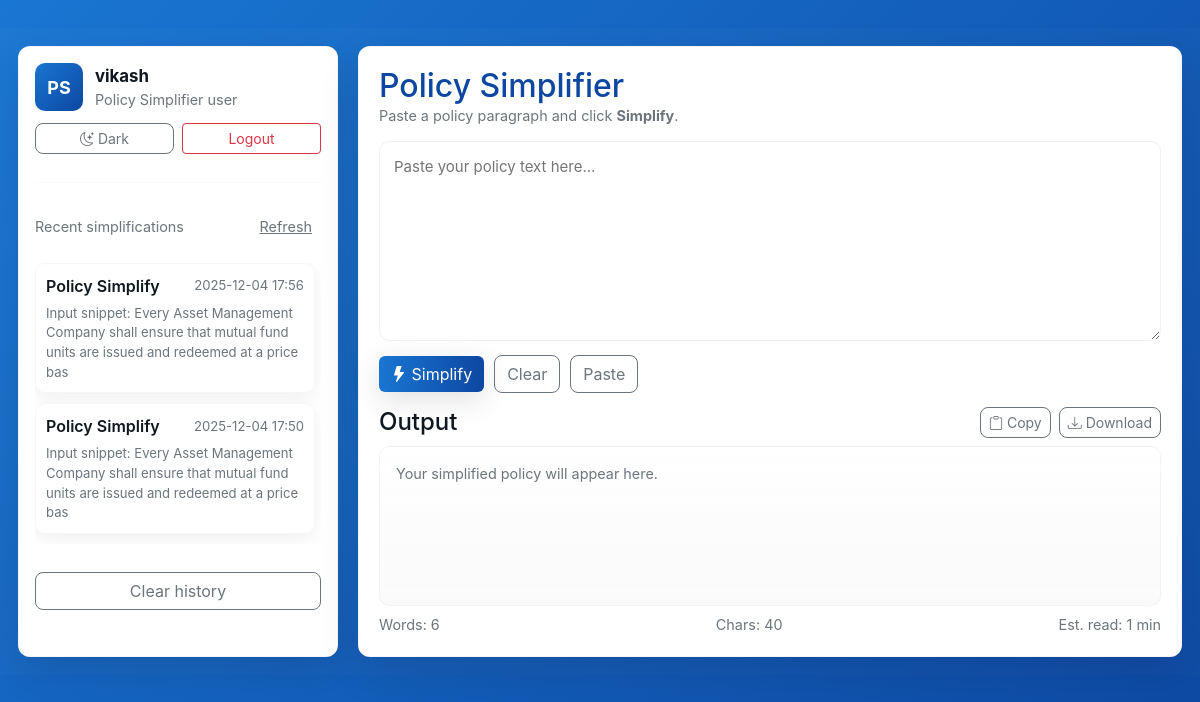
The page /index (signed in) on the database its author committed.
### app.py (models this page shows)
class User(db.Model):
    id = db.Column(db.Integer, primary_key=True)
    username = db.Column(db.String(150), unique=True, nullable=False)
    email = db.Column(db.String(150), unique=True, nullable=False)
    password_hash = db.Column(db.String(256), nullable=False)
    reset_token = db.Column(db.String(256), nullable=True)
    is_admin = db.Column(db.Boolean, default=False)
    activities = db.relationship('Activity', backref='user', lazy='dynamic')

class Activity(db.Model):
    id = db.Column(db.Integer, primary_key=True)
    user_id = db.Column(db.Integer, db.ForeignKey('user.id'), nullable=True)
    action = db.Column(db.String(100), nullable=False)
    details = db.Column(db.Text, nullable=True)
    ip_address = db.Column(db.String(64), nullable=True)
    timestamp = db.Column(db.DateTime, default=datetime.utcnow, index=True)

### app.py (the view, shortened to what this page needs)
@app.route('/index', methods=['GET', 'POST'])
def index():
    if "username" not in session:
        flash("Login required.", "danger")
        return redirect(url_for('login'))
    output = ""
    user_activities = []
    username = session.get('username')
    user = User.query.filter_by(username=username).first() if username else None
    if user:
        user_activities = Activity.query.filter(
            Activity.user_id == user.id,
            Activity.action.in_(["policy_simplify", "policy_simplify_anonymous"])
        ).order_by(Activity.timestamp.desc()).limit(10).all()
    return render_template("index.html", output=output, activities=user_activities, username=username)

### templates/index.html (shortened to what this page needs)
<!doctype html>
<html lang="en">
<head>
  <link href="https://cdn.jsdelivr.net/npm/bootstrap@5.3.0-alpha3/dist/css/bootstrap.min.css" rel="stylesheet">
  <link href="https://cdn.jsdelivr.net/npm/bootstrap-icons@1.10.5/font/bootstrap-icons.css" rel="stylesheet">
</head>
<body class="light-mode">
  <div class="app-wrap container-fluid">
    <aside class="sidebar">
      <div class="brand">
        <div class="logo">PS</div>
        <div>
          <div class="username">{{ username or 'Guest' }}</div>
          <div class="small-muted">Policy Simplifier user</div>
        </div>
      </div>
      <div class="d-flex gap-2">
        <button id="themeToggle" class="btn btn-sm btn-outline-secondary w-100" title="Toggle theme">
        </button>
        <a href="{{ url_for('logout') }}" class="btn btn-sm btn-outline-danger w-100">Logout</a>
      </div>
      <hr style="border-color: rgba(0,0,0,0.06)">
      <div class="d-flex justify-content-between align-items-center">
        <div class="small-muted">Recent simplifications</div>
        <button id="refreshActs" class="btn btn-sm btn-link muted">Refresh</button>
      </div>
      <div class="activity-list mt-2" id="activityList">
        {% if activities and activities|length > 0 %}
          {% for act in activities %}
          <div class="act-item" tabindex="0" data-details="{{ act.details|e }}" data-timestamp="{{ act.timestamp }}" data-action="{{ act.action }}">
            <div style="display:flex;justify-content:space-between;align-items:center;">
              <div style="font-weight:600;">{{ act.action.replace('_',' ').title() }}</div>
              <div class="act-meta">{{ act.timestamp.strftime('%Y-%m-%d %H:%M') }}</div>
            </div>
            <div class="act-meta" style="margin-top:6px;">{{ act.details[:120] if act.details else '-' }}</div>
          </div>
          {% endfor %}
        {% else %}
          <div class="small-muted">No previous simplifications found.</div>
        {% endif %}
      </div>
      <form method="post" action="{{ url_for('clear_history') }}" onsubmit="return confirm('Clear your activity history?');">
        <button type="submit" class="btn btn-outline-secondary btn-clear mt-3 w-100">Clear history</button>
      </form>
    </aside>
    <main class="main-panel">
      <div style="display:flex;justify-content:space-between;align-items:center;gap:12px;">
        <div>
          <h2 style="margin:0; color: #0d47a1;">Policy Simplifier</h2>
          <div class="muted">Paste a policy paragraph and click <strong>Simplify</strong>.</div>
        </div>
      </div>
      <section class="editor">
        <textarea id="policyInput" name="policy" form="simplifyForm" class="editor-area" placeholder="Paste your policy text here...">{{ request.form.policy or '' }}</textarea>
        <div class="controls mt-2">
          <form id="simplifyForm" method="post" action="{{ url_for('index') }}" style="display:inline;">
            <button type="submit" class="btn btn-brand"> <i class="bi bi-lightning-fill"></i> Simplify</button>
          </form>
          <button id="clearBtn" class="btn btn-outline-secondary">Clear</button>
          <button id="pasteBtn" class="btn btn-outline-secondary">Paste</button>
        </div>
      </section>
      <section class="output">
        <div style="display:flex;justify-content:space-between;align-items:center;gap:12px;">
          <h4 style="margin:0;">Output</h4>
          <div class="d-flex gap-2">
            <button id="copyOutput" class="btn btn-sm btn-outline-secondary"><i class="bi bi-clipboard"></i> Copy</button>
            <button id="downloadOutput" class="btn btn-sm btn-outline-secondary"><i class="bi bi-download"></i> Download</button>
          </div>
        </div>
        <div class="output-card mt-2" id="outputCard">
          {% if output %}
            <div id="outputArea">{{ output | safe }}</div>
          {% else %}
            <div class="muted">Your simplified policy will appear here.</div>
          {% endif %}
        </div>
        <div class="stats d-flex justify-content-between align-items-center mt-2">
          <div class="muted" id="wordCount">Words: 0</div>
          <div class="muted" id="charCount">Chars: 0</div>
          <div class="muted" id="readTime">Est. read: 0 min</div>
        </div>
      </section>
    </main>
  </div>
</body>
</html>

### templates/index.html (style rules this page uses)
:root { --bg: #f4f7fb; --panel: #ffffff; --text: #0f1720; --muted: #6c757d; --accent-a: #0d47a1; --accent-b: #1976d2; --glass: rgba(255,255,255,0.72); --card-shadow: 0 14px 40px rgba(2,6,23,0.12); --soft-border: rgba(10,20,40,0.04); }
html,body { height:100%; margin:0; font-family: Inter, "Segoe UI", Roboto, Arial, sans-serif; -webkit-font-smoothing:antialiased; -moz-osx-font-smoothing:grayscale; color:var(--text); background: linear-gradient(135deg,var(--accent-b),var(--accent-a)); }
.app-wrap { max-width:1200px; margin:28px auto; padding:18px; display:grid; grid-template-columns: 320px 1fr; gap:20px; }
body:not(.dark) .app-wrap { background: linear-gradient(135deg, rgba(255,255,255,0.02), rgba(255,255,255,0.01)); }
.sidebar { background: var(--panel); border-radius:12px; padding:16px; box-shadow: var(--card-shadow); min-height:320px; display:flex; flex-direction:column; gap:12px; border: 1px solid var(--soft-border); }
.brand { display:flex; gap:12px; align-items:center; }
.logo { width:48px;height:48px;border-radius:10px; background:linear-gradient(135deg,var(--accent-b),var(--accent-a)); display:flex;align-items:center;justify-content:center;color:#fff;font-weight:700; font-size:18px; }
.username { font-weight:700; font-size:1.05rem; color:var(--text); }
.small-muted { color:var(--muted); font-size:.9rem; }
.activity-list { overflow:auto; max-height:380px; padding-right:6px; }
.act-item { background: linear-gradient(180deg, rgba(255,255,255,0.95), rgba(255,255,255,0.88)); border-radius:10px; padding:10px; margin-bottom:10px; cursor:pointer; box-shadow: 0 6px 18px rgba(2,6,23,0.06); transition: transform .08s ease, box-shadow .12s ease; border: 1px solid rgba(10,20,40,0.03); color: var(--text); }
.act-meta { font-size:.82rem; color:var(--muted); }
.main-panel { background: var(--panel); border-radius:12px; padding:20px; box-shadow: var(--card-shadow); display:flex; flex-direction:column; gap:14px; border: 1px solid var(--soft-border); }
.editor, .controls, .output, .stats { width:100%; }
textarea.editor-area { width:100%; min-height:200px; border-radius:10px; padding:14px; border:1px solid rgba(10,20,40,0.06); font-size:15px; resize:vertical; background: var(--glass); color:var(--text); caret-color: var(--accent-b); transition: box-shadow .12s ease, border-color .12s ease; }
.controls { display:flex; gap:10px; align-items:center; flex-wrap:wrap; }
.btn-brand { background: linear-gradient(90deg,var(--accent-b),var(--accent-a)); border:none; color:#fff; box-shadow:0 8px 30px rgba(2,6,23,0.12); }
.btn-outline-secondary { border-radius:8px; }
.output-card { background: linear-gradient(180deg, rgba(255,255,255,0.98), rgba(250,250,250,0.96)); border-radius:10px; padding:16px; border:1px solid rgba(10,20,40,0.04); min-height:160px; overflow:auto; color:var(--text); }
.muted { color:var(--muted); font-size:.9rem; }

### rows shown on the page
User: username "vikash"
Activity: action.replace "Policy Simplify", timestamp "2025-12-04 17:56", details "Input snippet: Every Asset Management Company shall ensure that mutual fund units are issued and redeemed at a price bas"
Activity: action.replace "Policy Simplify", timestamp "2025-12-04 17:50", details "Input snippet: Every Asset Management Company shall ensure that mutual fund units are issued and redeemed at a price bas"
